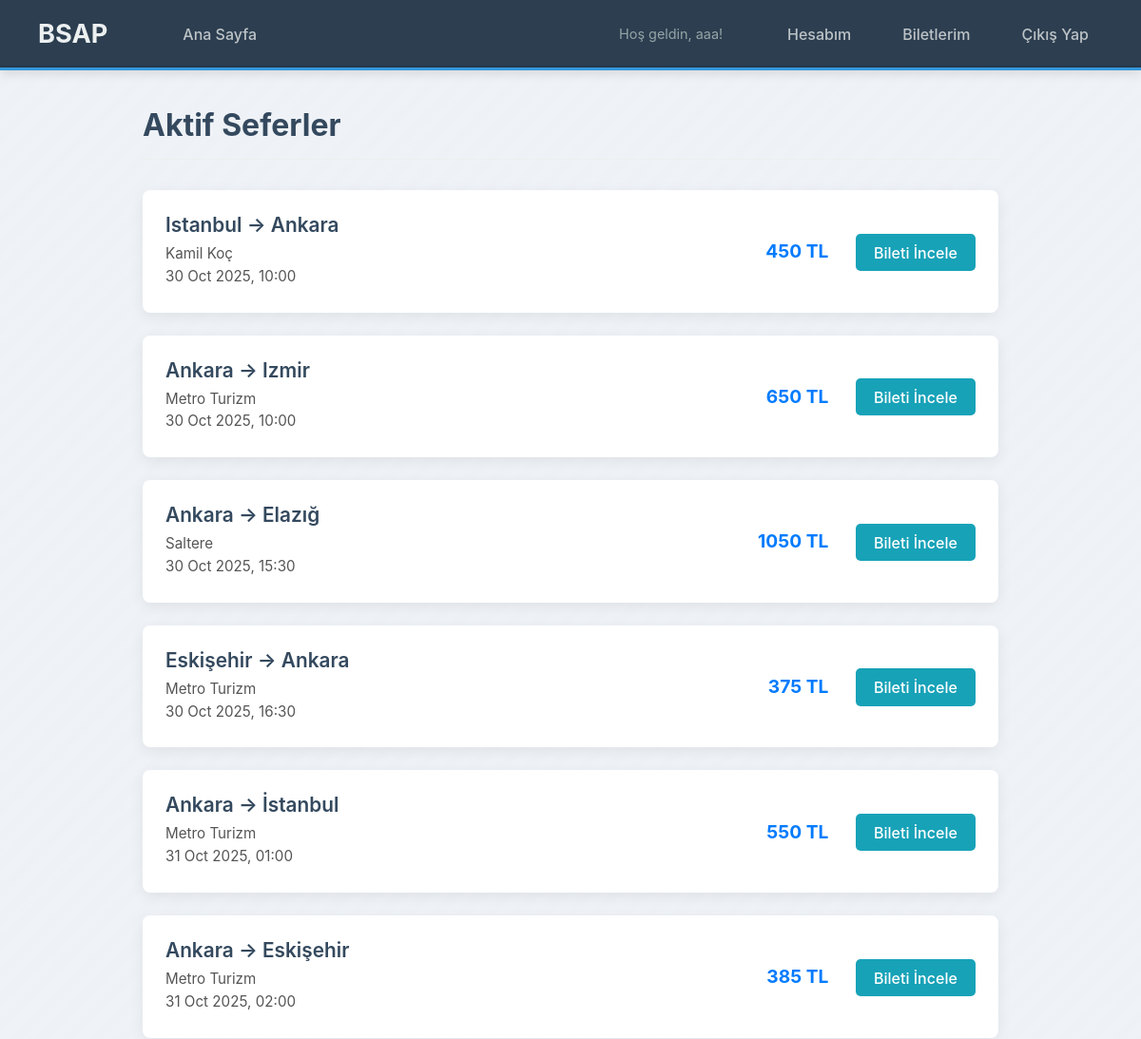
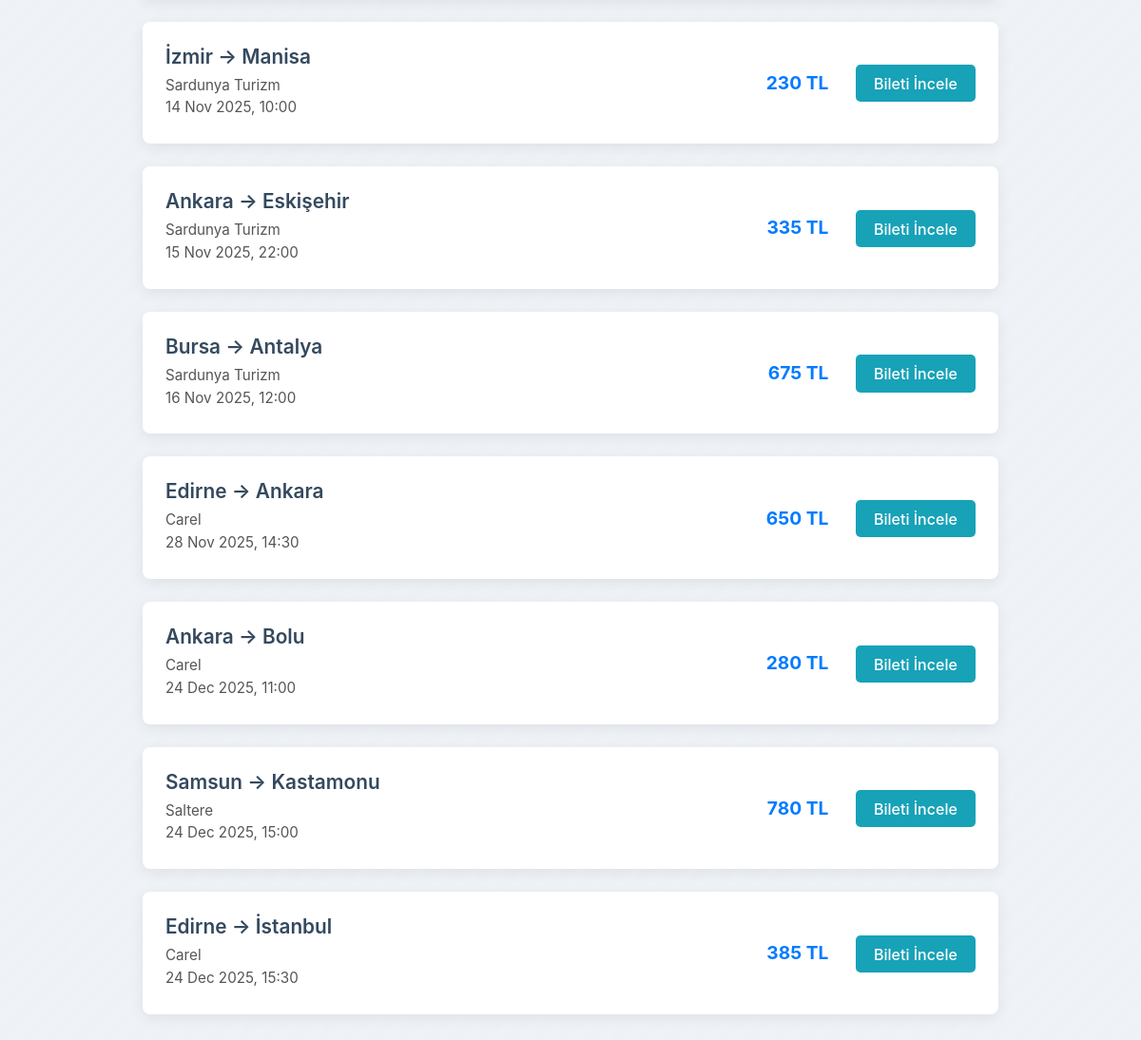
The app's page /index.php (signed in) with its own data (2 pictures, top to bottom).
### tables this page shows
CREATE TABLE "Trips" (
    "id" TEXT NOT NULL,
    "company_id" TEXT NOT NULL,
    "destination_city" TEXT NOT NULL,
    "arrival_time" TEXT NOT NULL,
    "departure_time" TEXT NOT NULL,
    "departure_city" TEXT NOT NULL,
    "price" INTEGER NOT NULL,
    "capacity" INTEGER NOT NULL,
    "created_at" TEXT NOT NULL DEFAULT CURRENT_TIMESTAMP,
    PRIMARY KEY("id")
);

CREATE TABLE "Bus_Company" (
    "id" TEXT NOT NULL,
    "name" TEXT NOT NULL UNIQUE,
    "logo_path" TEXT,
    "created_at" TEXT NOT NULL DEFAULT CURRENT_TIMESTAMP,
    PRIMARY KEY("id")
);

### index.php (the view, shortened to what this page needs)
<?php
require_once 'header.php';
require_once 'db.php';
$trips = [];
try
{
    $sql = "SELECT Trips.*, Bus_Company.name AS company_name
            FROM Trips
            JOIN Bus_Company ON Trips.company_id = Bus_Company.id
            WHERE Trips.departure_time > datetime('now', 'localtime')
            ORDER BY Trips.departure_time ASC";
    $stmt = $db->query($sql);
    $trips = $stmt->fetchAll();
} catch (PDOException $e) {
    die("Seferler listelenirken hata oluştu: " . $e->getMessage());
}
?>
<div class="main-container">
    <h1>Aktif Seferler</h1>
    <?php if (empty($trips)): ?>
        <div class="no-trips"> Şu anda aktif sefer bulunmamaktadır.</div>
    <?php else: ?>
        <ul class="trip-list">
            <?php foreach ($trips as $trip): ?>
                <li class="trip-card">
                    <div class="trip-details">
                        <div class="trip-route">
                            <?php echo htmlspecialchars($trip['departure_city']); ?> &rarr; <?php echo htmlspecialchars($trip['destination_city']); ?>
                        </div>
                        <div class="trip-company">
                            <?php echo htmlspecialchars($trip['company_name']); ?>
                        </div>
                        <div class="trip-time">
                            <?php echo date('d M Y, H:i', strtotime($trip['departure_time'])); ?>
                        </div>
                    </div>
                    <div class="trip-actions">
                         <span class="trip-price"><?php echo htmlspecialchars($trip['price']); ?> TL</span>
                         <a href="buy_ticket.php?trip_id=<?php echo $trip['id']; ?>" class="btn-details">Bileti İncele</a>
                    </div>
                </li>
            <?php endforeach; ?>
        </ul>
    <?php endif; ?>
</div>
</body>
</html>

### header.php (style rules this page uses)
body { font-family: -apple-system, BlinkMacSystemFont, "Segoe UI", Roboto, Helvetica, Arial, sans-serif; background-color: #eef2f7; background-image: repeating-linear-gradient( -45deg, rgba(255, 255, 255, 0.05), rgba(255, 255, 255, 0.05) 10px, transparent 10px, transparent 20px ); margin: 0; color: #34495e; padding-top: 80px; }

### index.php (style rules this page uses)
.main-container { max-width: 900px; margin: 2rem auto; padding: 0 1rem; }
.main-container h1 { margin-bottom: 2rem; border-bottom: 1px solid #eee; padding-bottom: 1rem; }
.trip-list { list-style: none; padding: 0; }
.trip-card { background-color: #fff; border-radius: 8px; box-shadow: 0 4px 15px rgba(0,0,0,0.07); margin-bottom: 1.5rem; display: flex; justify-content: space-between; align-items: center; padding: 1.5rem; transition: transform 0.2s ease, box-shadow 0.2s ease; }
.trip-details { flex-grow: 1; margin-right: 1rem; }
.trip-route { font-size: 1.3rem; font-weight: 600; margin: 0 0 0.5rem 0; }
.trip-company, .trip-time { color: #555; margin-bottom: 0.3rem; font-size: 0.95rem; }
.trip-price { font-size: 1.2rem; font-weight: bold; color: #007bff; margin-right: 1.5rem; white-space: nowrap; }
.btn-details { background-color: #17a2b8; color: white; padding: 0.6rem 1.2rem; text-decoration: none; border-radius: 5px; font-weight: 500; white-space: nowrap; }

### records on screen
trips: departure_city "Istanbul", destination_city "Ankara", bus_company.name "Kamil Koç", departure_time "30 Oct 2025, 10:00", price "450"
trips: departure_city "Ankara", destination_city "Izmir", bus_company.name "Metro Turizm", departure_time "30 Oct 2025, 10:00", price "650"
trips: departure_city "Ankara", destination_city "Elazığ", bus_company.name "Saltere", departure_time "30 Oct 2025, 15:30", price "1050"
trips: departure_city "Eskişehir", destination_city "Ankara", bus_company.name "Metro Turizm", departure_time "30 Oct 2025, 16:30", price "375"
trips: departure_city "Ankara", destination_city "İstanbul", bus_company.name "Metro Turizm", departure_time "31 Oct 2025, 01:00", price "550"
trips: departure_city "Ankara", destination_city "Eskişehir", bus_company.name "Metro Turizm", departure_time "31 Oct 2025, 02:00", price "385"
trips: departure_city "İzmir", destination_city "Manisa", bus_company.name "Sardunya Turizm", departure_time "14 Nov 2025, 10:00", price "230"
trips: departure_city "Ankara", destination_city "Eskişehir", bus_company.name "Sardunya Turizm", departure_time "15 Nov 2025, 22:00", price "335"
trips: departure_city "Bursa", destination_city "Antalya", bus_company.name "Sardunya Turizm", departure_time "16 Nov 2025, 12:00", price "675"
trips: departure_city "Edirne", destination_city "Ankara", bus_company.name "Carel", departure_time "28 Nov 2025, 14:30", price "650"
trips: departure_city "Ankara", destination_city "Bolu", bus_company.name "Carel", departure_time "24 Dec 2025, 11:00", price "280"
trips: departure_city "Samsun", destination_city "Kastamonu", bus_company.name "Saltere", departure_time "24 Dec 2025, 15:00", price "780"
trips: departure_city "Edirne", destination_city "İstanbul", bus_company.name "Carel", departure_time "24 Dec 2025, 15:30", price "385"

### other values on screen
$_SESSION['full_name'] "aaa"
